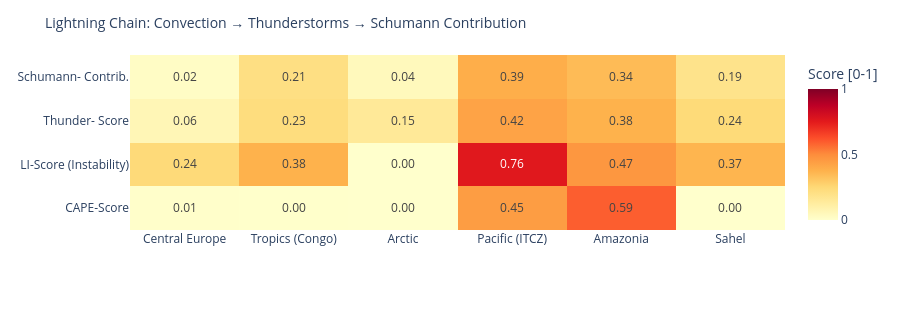

Notebook code for this chart:
### Code cell
# ============================================================
# LIGHTNING CHAIN: Convection → Thunderstorms → Schumann
# Shows the causal chain per measurement point as heatmap
# ============================================================

def cape_score(v):
    """CAPE → normalized score [0,1]"""
    if v is None or pd.isna(v): return 0.0
    return min(1.0, float(v) / 3000)

def li_score(v):
    """Lifted Index: negative = unstable → score [0,1]"""
    if v is None or pd.isna(v): return 0.3
    return min(1.0, max(0.0, (-float(v) + 6) / 12))

def cloud_score(v):
    if v is None or pd.isna(v): return 0.3
    return float(v) / 100

def thunder_score(row):
    """Kombinierter Gewitterwahrscheinlichkeits-Score
    CAPE + LI + Bedeckung + WMO-Gewitter + konvektiver Niederschlag (showers)
    Hinweis: X-Ray und Kp sind kein Bestandteil – nur geomagn./solarer Kontext.
    """
    cs = cape_score(row.get('cape'))
    ls = li_score(row.get('li'))
    cl = cloud_score(row.get('cloud'))
    t  = 1.0 if row.get('thunderstorm') else 0.0
    # Convective precipitation (showers) as additional indicator
    sh = min(1.0, (row.get('showers') or 0) / 5.0)
    return round(cs * 0.30 + ls * 0.25 + cl * 0.15 + t * 0.20 + sh * 0.10, 3)

def schumann_contribution(t_score, lat):
    """Schumann contribution: higher in tropics (±30°), scaled by thunderstorm score"""
    lat_weight = max(0.3, 1.0 - abs(lat) / 60)
    return round(t_score * lat_weight, 3)

df_atm['cape_score']   = df_atm.apply(lambda r: cape_score(r['cape']), axis=1)
df_atm['li_score']     = df_atm.apply(lambda r: li_score(r['li']),    axis=1)
df_atm['thunder_score']= df_atm.apply(lambda r: thunder_score(r.to_dict()), axis=1)
df_atm['schumann_contribution'] = df_atm.apply(
    lambda r: schumann_contribution(r['thunder_score'], r['lat']), axis=1)

metrics = ['cape_score', 'li_score', 'thunder_score', 'schumann_contribution']
labels  = ['CAPE-Score', 'LI-Score\n(Instability)', 'Thunder-\nScore', 'Schumann-\nContrib.']
z_data  = [df_atm[m].tolist() for m in metrics]

fig = go.Figure(go.Heatmap(
    z=z_data,
    x=df_atm['point'].tolist(),
    y=labels,
    colorscale='YlOrRd',
    zmin=0, zmax=1,
    text=[[f'{v:.2f}' for v in row] for row in z_data],
    texttemplate='%{text}', textfont=dict(size=12),
    colorbar=dict(title='Score [0-1]')
))
fig.update_layout(
    title=dict(text='Lightning Chain: Convection → Thunderstorms → Schumann Contribution', font=dict(size=14)),
    height=310,
    plot_bgcolor='rgba(0,0,0,0)', paper_bgcolor='rgba(0,0,0,0)',
    margin=dict(l=130, r=80, t=55, b=80)
)
fig.show()

### Figure 1 — Plotly figure (JSON) as saved in the notebook; plotly's stock layout.template omitted (floating-point values rounded to 4 significant figures)
{"data": [{"colorbar": {"title": {"text": "Score [0-1]"}}, "colorscale": [[0.0, "rgb(255,255,204)"], [0.125, "rgb(255,237,160)"], [0.25, "rgb(254,217,118)"], [0.375, "rgb(254,178,76)"], [0.5, "rgb(253,141,60)"], [0.625, "rgb(252,78,42)"], [0.75, "rgb(227,26,28)"], [0.875, "rgb(189,0,38)"], [1.0, "rgb(128,0,38)"]], "text": [["0.01", "0.00", "0.00", "0.45", "0.59", "0.00"], ["0.24", "0.38", "0.00", "0.76", "0.47", "0.37"], ["0.06", "0.23", "0.15", "0.42", "0.38", "0.24"], ["0.02", "0.21", "0.04", "0.39", "0.34", "0.19"]], "textfont": {"size": 12}, "texttemplate": "%{text}", "type": "heatmap", "x": ["Central Europe", "Tropics (Congo)", "Arctic", "Pacific (ITCZ)", "Amazonia", "Sahel"], "y": ["CAPE-Score", "LI-Score\n(Instability)", "Thunder-\nScore", "Schumann-\nContrib."], "z": [[0.006667, 0.003333, 0.0, 0.4467, 0.5933, 0.0], [0.2417, 0.375, 0.0, 0.7583, 0.4667, 0.3667], [0.062, 0.225, 0.15, 0.425, 0.376, 0.24], [0.019, 0.21, 0.045, 0.39, 0.345, 0.188]], "zmax": 1, "zmin": 0}], "layout": {"height": 310, "margin": {"b": 80, "l": 130, "r": 80, "t": 55}, "paper_bgcolor": "rgba(0,0,0,0)", "plot_bgcolor": "rgba(0,0,0,0)", "title": {"font": {"size": 14}, "text": "Lightning Chain: Convection → Thunderstorms → Schumann Contribution"}}}
